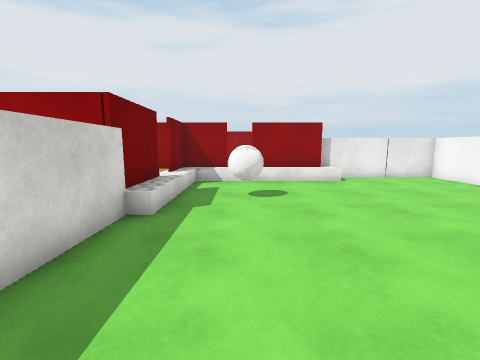
[1] (above)

24 first-person views from a walk through a 3-D level made in the Unity game engine. The camera is 1.4 m above the floor, tilts 8° down and sees 90° across. The floor is counted in squares, 1 m on a side. Each view is taken from the middle of a square. On the plan, view 1 faces up. The plan holds only what a view shows up to about 13 squares ahead; the rest is blank. The place goes on beyond the plan. The player character is not drawn. Door leaves are left out, so doorways stand open. Surface patterns are stand-ins for the level's own textures.

[2]
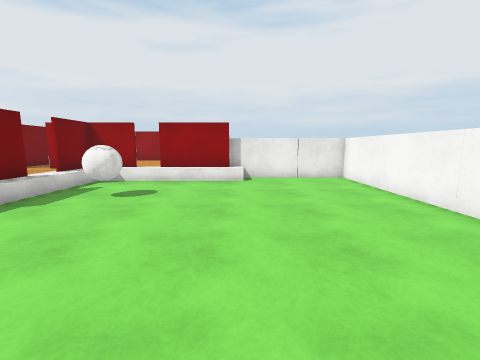

[3]
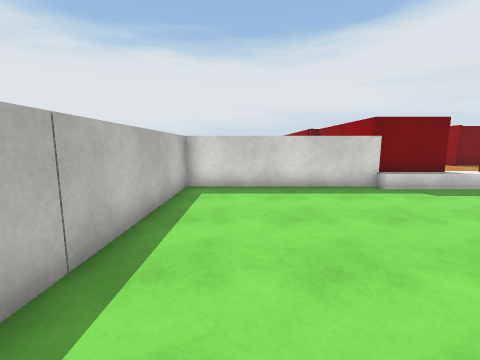

[4]
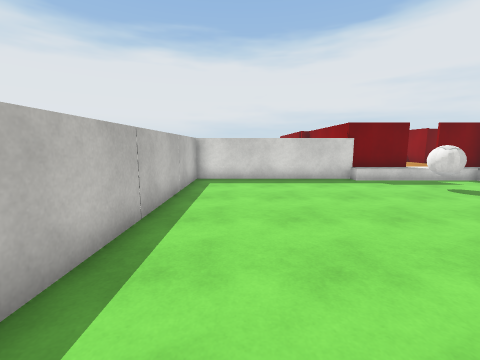

[5]
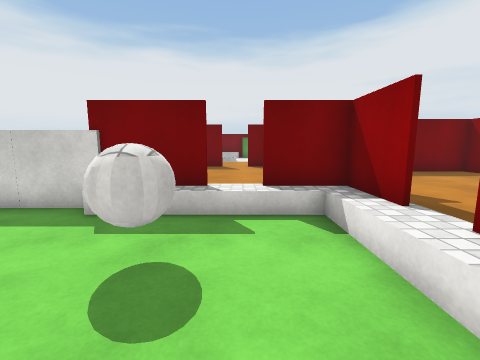

[6]
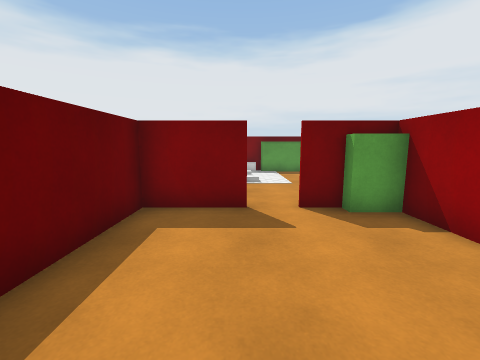

[7]
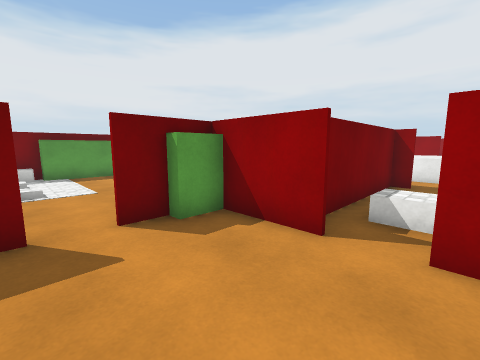

[8]
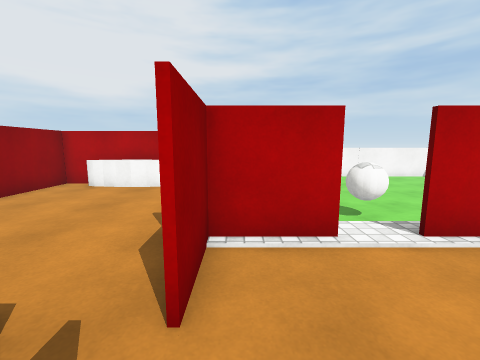

[9]
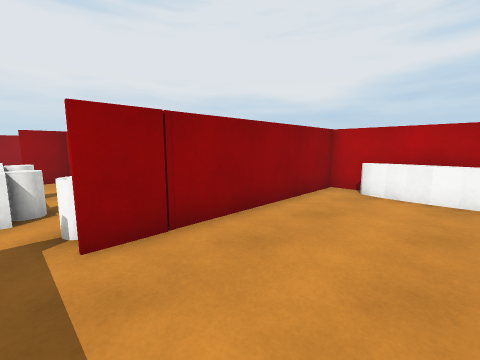

[10]
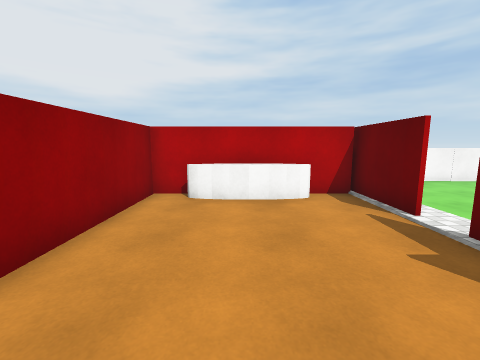

[11]
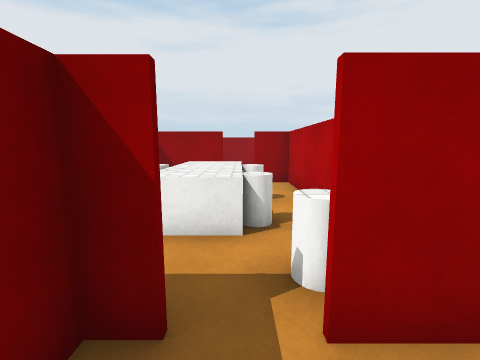

[12]
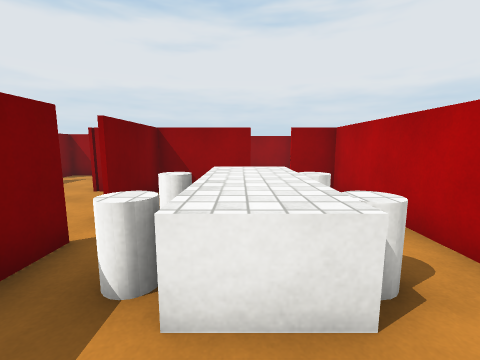

[13]
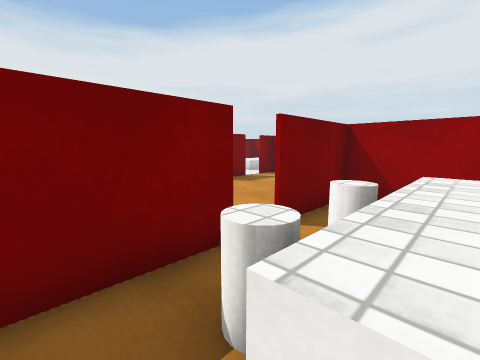

[14]
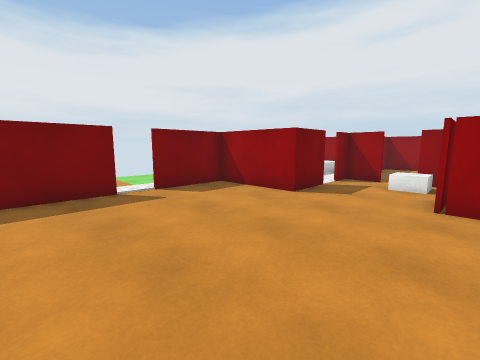

[15]
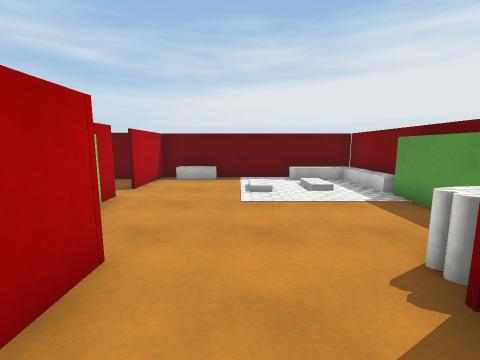

[16]
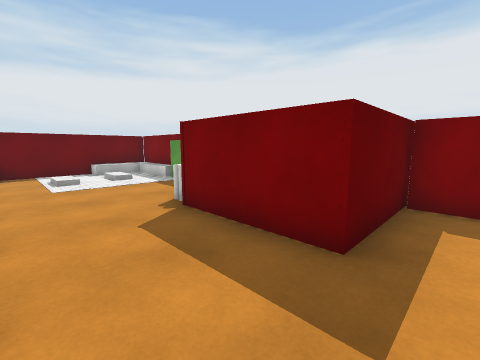

[17]
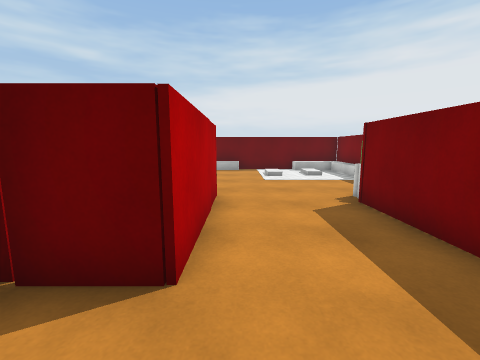

[18]
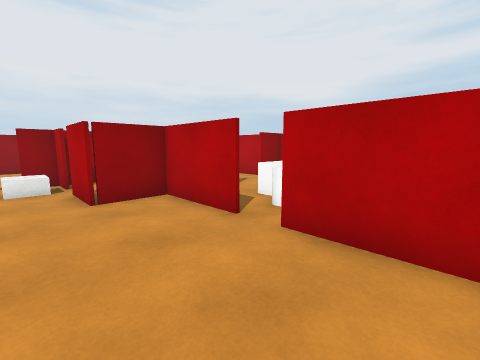

[19]
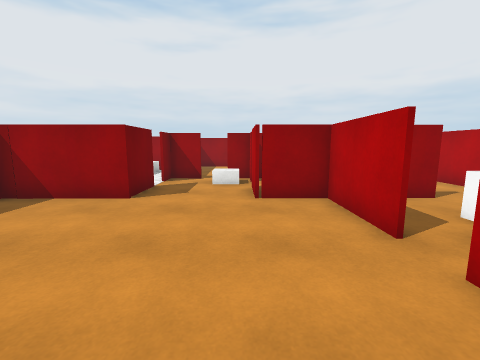

[20]
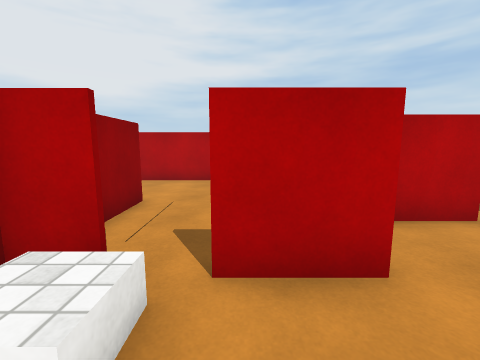

[21]
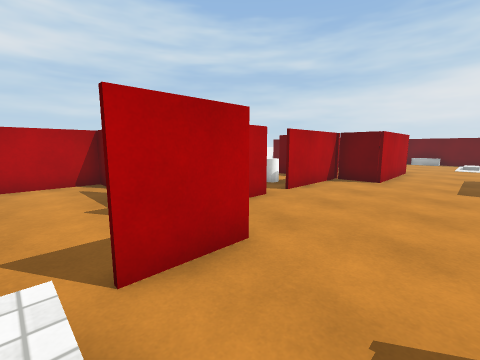

[22]
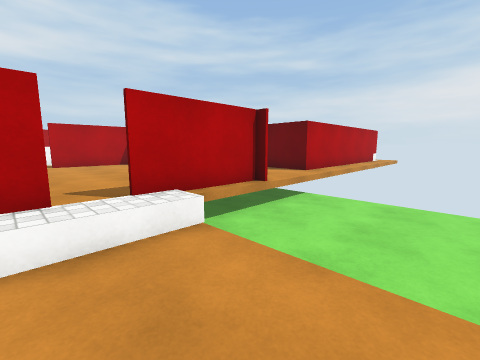

[23]
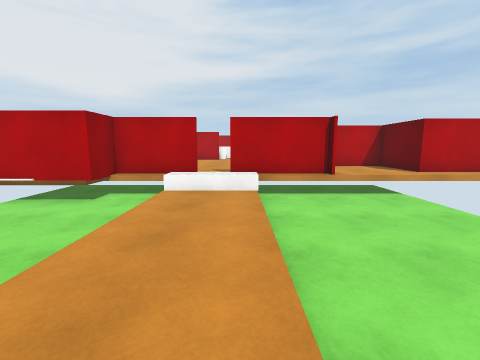

[24]
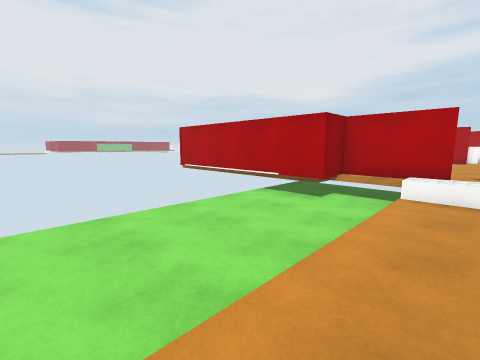

### Floor plan
Key: @ floor where view 1 was taken; # wall or solid block; . main floor; - floor 0.5 m lower than the main floor; _ floor 0.75 m lower than the main floor; / step, stairs or slope; D open door; = window, fence, low wall or low ledge; ^ raised ledge; O other object.
Columns run from 26 left of view 1 to 9 right of it. Each row starts with its distance up from view 1.
 35               ##
 34               ..
 33        #
 32        #
 31        #             ###
 30        #              .#
 29        #   .##D#####...#
 28        #   .#.D.#......#
 27        #    D.OD.......#
 26 _______#    #...=......#
 25 _______#    #...=####..#
 24 _______######...##...D##
 23 ________##.......#.....#
 22  -------.#.......#..^O.#
 21 --------DD.......DDO^O.#
 20 --------.#.......#..^O.#
 19  _______##.......#.O^O.
 18   ______#........#.....
 17   ______#####...##  .DO#######
 16    _____=...#...#####D.......#
 15     ____=...#...#   #........#
 14         =...#...#   #.......^^
 13         =#O##...#   #........#
 12          #OO....#   #O.......#
 11          #....... ###D####D###=#####
 10          #.......##..D..#.D.../----#
  9          #........#.....#----------#
  8          #.......DD....DD----------#
  7          #.../....#.....#-O--------#
  6          #........#.....#-O--------#
  5          #OO......#######----------#
  4          #######O##    #-----------#
  3                        #-----------#
  2                        #-----------#
  1                        #---------- #
  0                        #--@--------
 -1                        #----------
 -2                        ##########

Where each view was taken, in squares from view 1:
view 1: 0 up, 0 right, facing up
view 2: 0 up, 4 right, facing up
view 3: 0 up, 6 right, facing left
view 4: 0 up, 8 right, facing left
view 5: 8 up, 3 right, facing left
view 6: 7 up, 3 left, facing left
view 7: 7 up, 4 left, facing up-left
view 8: 10 up, 6 left, facing right
view 9: 13 up, 5 left, facing up-right
view 10: 14 up, 4 left, facing right
view 11: 15 up, 5 left, facing up
view 12: 17 up, 6 left, facing up
view 13: 18 up, 6 left, facing up-left
view 14: 18 up, 10 left, facing up-left
view 15: 15 up, 12 left, facing down
view 16: 18 up, 11 left, facing down-left
view 17: 19 up, 11 left, facing down
view 18: 18 up, 12 left, facing up-right
view 19: 18 up, 11 left, facing up
view 20: 26 up, 13 left, facing right
view 21: 27 up, 13 left, facing down-right
view 22: 22 up, 22 left, facing down-right
view 23: 20 up, 26 left, facing right
view 24: 21 up, 26 left, facing up-right
